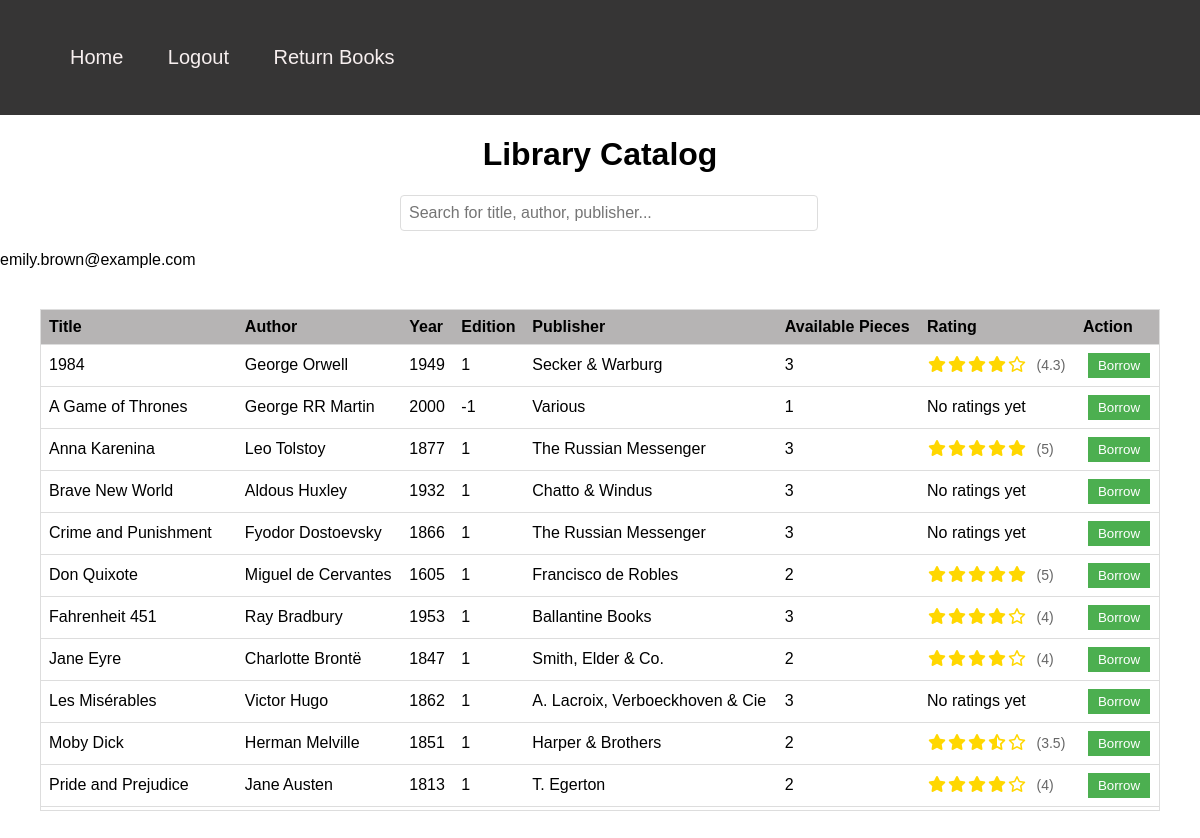
Screenshot of /index_user.php (signed in) with the database file from the repository.
### tables this page shows
CREATE TABLE `book` (
  `ID` int(11) NOT NULL,
  `Title` varchar(50) NOT NULL,
  `Author` varchar(50) NOT NULL,
  `Year` varchar(50) NOT NULL,
  `Edition` int(11) NOT NULL,
  `Publisher` varchar(50) NOT NULL,
  `Pieces` int(11) NOT NULL,
  `Borrows` int(11) NOT NULL,
  `Rating` varchar(50) NOT NULL
);

### index_user.php (the view, shortened to what this page needs)
<!DOCTYPE html>
<html lang="en">
<head>
    <link rel="stylesheet" href="Manage_Catalog_css.css">
    <link rel="stylesheet" href="https://cdnjs.cloudflare.com/ajax/libs/font-awesome/6.0.0/css/all.min.css">
</head>
<body>
    <nav class="navigation">
        <div class="navlist">
            <ul>
                <li class="navelement"><a href="index_user" class="navlink">Home</a></li>
                <li class="navelement"><a href="logout.php" class="navlink">Logout</a></li>
                <li class="navelement"><a href="return_user.php" class="navlink">Return Books</a></li>
            </ul>
        </div>
    </nav>
    <h1 class="header1">Library Catalog</h1>
    <div class="control-container">
        <div class="search-container">
            <input type="text" id="searchInput" placeholder="Search for title, author, publisher..." class="search-input">
        </div>
    </div>
    <?php
    $servername = "localhost";
    $username = "root";
    $password = "";
    $dbname = "library";
    $conn = new mysqli($servername, $username, $password, $dbname);
    echo $_SESSION["email"] ;
    $sql = "SELECT * FROM book WHERE Pieces > 0 ORDER BY title";
    $result = $conn->query($sql);
    if ($result->num_rows > 0) {
        echo '<div class="table-container">';
        echo '<table>';
        echo '<thead>';
        echo '<tr>';
        echo '<th>Title</th>';
        echo '<th>Author</th>';
        echo '<th>Year</th>';
        echo '<th>Edition</th>';
        echo '<th>Publisher</th>';
        echo '<th>Available Pieces</th>';
        echo '<th>Rating</th>';
        echo '<th>Action</th>';
        echo '</tr>';
        echo '</thead>';
        echo '<tbody>';
        while($row = $result->fetch_assoc()) {
            echo "<tr>";
            echo "<td>" . $row["Title"] . "</td>";
            echo "<td>" . $row["Author"] . "</td>";
            echo "<td>" . $row["Year"] . "</td>";
            echo "<td>" . $row["Edition"] . "</td>";
            echo "<td>" . $row["Publisher"] . "</td>";
            echo "<td>" . $row["Pieces"] . "</td>";
            echo "<td>";
            if ($row["Rating"]) {
                $rating = round($row["Rating"], 1);
                echo "<div class='static-rating'>";
                for ($i = 1; $i <= floor($rating); $i++) {
                    echo "<i class='fas fa-star'></i>";
                }
                if ($rating - floor($rating) >= 0.3) {
                    echo "<i class='fas fa-star-half-alt'></i>";
                }
                $remainingStars = 5 - ceil($rating);
                if ($rating - floor($rating) < 0.3) {
                    $remainingStars = 5 - floor($rating);
                }
                for ($i = 0; $i < $remainingStars; $i++) {
                    echo "<i class='far fa-star'></i>";
                }
                echo " <span class='rating-number'>(" . $rating . ")</span>";
                echo "</div>";
            } else {
                echo "No ratings yet";
            }
            echo "</td>";
            echo "<td>";
            if ($row["Pieces"] > 0) {
                echo "<form method='POST' style='display: inline;'>";
                echo "<input type='submit' name='borrow' value='Borrow' class='borrow-btn'>";
                echo "</form>";
            } else {
                echo "Not Available";
            }
            echo "</td>";
            echo "</tr>";
        }
    }
    ?>
</body>
</html>

### Manage_Catalog_css.css (style rules this page uses)
body { margin: 0; font-family: Arial, sans-serif; justify-content: center; }
a { text-decoration: none; color: #ffffff; }
.table-container { margin: 40px; height: 500px; overflow-y: scroll; border: 1px solid #ddd; }
table { width: 100%; border-collapse: collapse; }
thead { position: sticky; top: 0; }
th { padding: 8px; text-align: left; border-bottom: 1px solid #ddd; background-color: #b6b4b4; }
td { padding: 8px; text-align: left; border-bottom: 1px solid #ddd; }
.navigation { background-color: #363535; display: flex; }
.navlist { list-style-type: none; padding: 10px; }
.header1 { text-align: center; margin-left: auto; margin-right: auto; width: fit-content; }
.navelement { display: inline-block; background-color: #363535; text-align: center; padding: 20px; }
.navlink { color: #f7efef; text-decoration: none; font-size: 20px; }
.borrow-btn { background-color: #4CAF50; color: white; padding: 5px 10px; border: none; cursor: pointer; margin-left: 5px; }
.fa-star { transition: all 0.2s ease-in-out; }
.static-rating { display: inline-block; }
.static-rating i { color: #ffd700; font-size: 16px; padding: 0 1px; }
.rating-number { color: #666; font-size: 14px; margin-left: 5px; }
.search-container { flex-grow: 1; max-width: 400px; }
.search-input { width: 100%; padding: 8px; border: 1px solid #ddd; border-radius: 4px; font-size: 16px; transition: border-color 0.3s ease; }
.control-container { display: flex; align-items: center; justify-content: center; gap: 20px; margin: 20px auto; max-width: 600px; }

### rows the page displays
book: Title "1984", Author "George Orwell", Year "1949", Edition "1", Publisher "Secker & Warburg", Pieces "3", Rating "4.3"
book: Title "A Game of Thrones", Author "George RR Martin", Year "2000", Edition "-1", Publisher "Various", Pieces "1", Rating "No ratings yet"
book: Title "Anna Karenina", Author "Leo Tolstoy", Year "1877", Edition "1", Publisher "The Russian Messenger", Pieces "3", Rating "5"
book: Title "Brave New World", Author "Aldous Huxley", Year "1932", Edition "1", Publisher "Chatto & Windus", Pieces "3", Rating "No ratings yet"
book: Title "Crime and Punishment", Author "Fyodor Dostoevsky", Year "1866", Edition "1", Publisher "The Russian Messenger", Pieces "3", Rating "No ratings yet"
book: Title "Don Quixote", Author "Miguel de Cervantes", Year "1605", Edition "1", Publisher "Francisco de Robles", Pieces "2", Rating "5"
book: Title "Fahrenheit 451", Author "Ray Bradbury", Year "1953", Edition "1", Publisher "Ballantine Books", Pieces "3", Rating "4"
book: Title "Jane Eyre", Author "Charlotte Brontë", Year "1847", Edition "1", Publisher "Smith, Elder & Co.", Pieces "2", Rating "4"
book: Title "Les Misérables", Author "Victor Hugo", Year "1862", Edition "1", Publisher "A. Lacroix, Verboeckhoven & Cie", Pieces "3", Rating "No ratings yet"
book: Title "Moby Dick", Author "Herman Melville", Year "1851", Edition "1", Publisher "Harper & Brothers", Pieces "2", Rating "3.5"
book: Title "Pride and Prejudice", Author "Jane Austen", Year "1813", Edition "1", Publisher "T. Egerton", Pieces "2", Rating "4"

### other values shown
$_SESSION["email"] "emily.brown@example.com"
